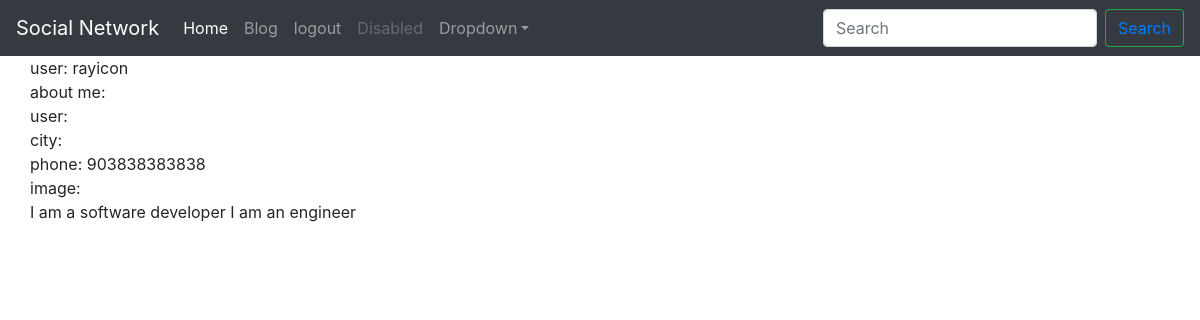
Page /profilepage/ (signed in) on the committed database.
### accounts/models.py (models this page shows)
class UserProfile(models.Model):
    user = models.OneToOneField(User, on_delete=models.CASCADE)
    description = models.CharField(max_length=100, default='')
    city = models.CharField(max_length=30)
    website = models.URLField(default='', null=True)
    phone = models.IntegerField(default=0)
    image = models.ImageField(default='default.ico', upload_to='profile_pics', blank=True)

class ProfileModels(models.Model):
    user = models.OneToOneField(User, on_delete=models.CASCADE)
    aboutme = models.CharField(max_length=200, null=True)
    city = models.CharField(max_length=100)
    phone = models.CharField(max_length=13)
    image=models.ImageField(default='default.ico', upload_to='profile_pics', blank=True)

### accounts/views.py (the view)
# urls.py: path('profilepage/', profilepage, name='profilepage'),
def profilepage(request):
    profilep = ProfileModels.objects.all()
    context = {'profilep':profilep}
    return render(request, 'accounts/profilepage.html', context)

### accounts/templates/accounts/profilepage.html
{% extends 'base.html' %}
{% block content %}
<div>user: {{request.user}}</div>
<div>about me: {{user.profilemodels.image.url}} </div>
<div>user: {{user.profilemodel.city}} </div>
<div>city: {{user.profilemodel.phone}} </div>
<div>phone: {{user.userprofile.phone}} </div>
<div>image: {{user.profilemodel.image.url}} </div>
{% for lo in profilep %}
{{lo.aboutme}}
{% endfor %}
{% endblock %}

### accounts/static/jumbotron.css (style rules this page uses)
body { padding-top: 3.5rem; }

### rows in the picture
ProfileModels: aboutme "I am a software developer"
ProfileModels: aboutme "I am an engineer"

### other values in the picture
{{ request.user }} "rayicon"
{{ user.userprofile.phone }} "903838383838"
